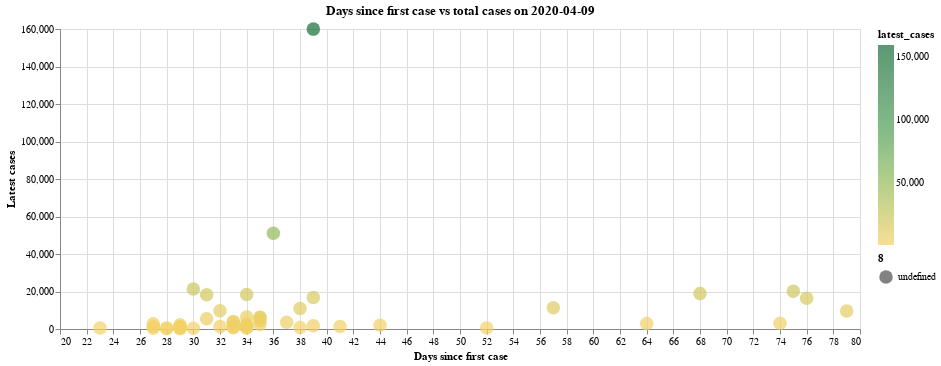

Notebook code for this chart:
### Markdown cell above
## 10 - Days since first reported case for each state
We will now look at how the each states' cases have grown since the first reported case. The following chart shows a few outliers in the data, visualizing how fast New York and New Jersey spiked in cases despite only reporting their first cases 39 and 36 days ago, respectively. On the other hand, Washington was the first to report a case in the country, but only has a small fraction of the cases that New York and New Jersey do. This shows that Washington and other early reporters of COVID-19 cases may have effectively slowed the spread of the virus

### Code cell
states = us_states["state"].unique()
states = np.delete(states,[50,51,52,54,55]) #delete non-us states
column_names = ["state", "first_case_date","days_since_first_case"]
first_case_dates_by_state = pd.DataFrame(columns = column_names)


for state in states:
    state_data = us_states[us_states["state"]==state]
    min_date=min(state_data["date"])
#     min_date_dt = datetime.strptime(min_date, '%Y-%m-%d')
    days_since_first_case=(latest_date_dt-min_date).days
    first_case_dates_by_state = first_case_dates_by_state.append({'state' : state , 'first_case_date' : min_date, 'days_since_first_case': days_since_first_case},
                                                                 ignore_index=True)
    
days_since_first_case=first_case_dates_by_state.set_index('state')

latest_cases_idk=latest_cases.set_index('state')

days_since_first_case['latest_cases']=latest_cases_idk['cases']
days_since_first_case=days_since_first_case.reset_index()
# display(days_since_first_case)

alt.Chart(days_since_first_case).mark_circle().encode(
    alt.X('days_since_first_case:Q', scale=alt.Scale(zero=False), axis=alt.Axis(title='Days since first case')),
    alt.Y('latest_cases:Q', scale=alt.Scale(zero=False), axis=alt.Axis(title='Latest cases')),
    color=alt.Color('latest_cases:Q', scale=alt.Scale(scheme='goldgreen')),
    size="8:N",
    tooltip=['state:N', 'latest_cases:Q', 'days_since_first_case']
).properties(
    width=800,
    height=300,
    title="Days since first case vs total cases on " + latest_date
)

### Figure 1 — Vega-Lite specification as saved in the notebook (floating-point values rounded to 4 significant figures)
{"config": {"view": {"continuousWidth": 400, "continuousHeight": 300}}, "data": {"name": "data-d84c7d8a65a24a03a136a4d16ed9636a"}, "mark": "circle", "encoding": {"color": {"type": "quantitative", "field": "latest_cases", "scale": {"scheme": "goldgreen"}}, "size": {"type": "nominal", "field": "8"}, "tooltip": [{"type": "nominal", "field": "state"}, {"type": "quantitative", "field": "latest_cases"}, {"type": "quantitative", "field": "days_since_first_case"}], "x": {"type": "quantitative", "axis": {"title": "Days since first case"}, "field": "days_since_first_case", "scale": {"zero": false}}, "y": {"type": "quantitative", "axis": {"title": "Latest cases"}, "field": "latest_cases", "scale": {"zero": false}}}, "height": 300, "title": "Days since first case vs total cases on 2020-04-09", "width": 800, "$schema": "https://vega.github.io/schema/vega-lite/v4.0.2.json", "datasets": {"data-d84c7d8a65a24a03a136a4d16ed9636a": [{"state": "Washington", "first_case_date": "2020-01-21T00:00:00", "days_since_first_case": 79, "latest_cases": 9608}, {"state": "Illinois", "first_case_date": "2020-01-24T00:00:00", "days_since_first_case": 76, "latest_cases": 16422}, {"state": "California", "first_case_date": "2020-01-25T00:00:00", "days_since_first_case": 75, "latest_cases": 20191}, {"state": "Arizona", "first_case_date": "2020-01-26T00:00:00", "days_since_first_case": 74, "latest_cases": 3018}, {"state": "Massachusetts", "first_case_date": "2020-02-01T00:00:00", "days_since_first_case": 68, "latest_cases": 18941}, {"state": "Wisconsin", "first_case_date": "2020-02-05T00:00:00", "days_since_first_case": 64, "latest_cases": 2885}, {"state": "Texas", "first_case_date": "2020-02-12T00:00:00", "days_since_first_case": 57, "latest_cases": 11372}, {"state": "Nebraska", "first_case_date": "2020-02-17T00:00:00", "days_since_first_case": 52, "latest_cases": 594}, {"state": "Utah", "first_case_date": "2020-02-25T00:00:00", "days_since_first_case": 44, "latest_cases": 1980}, {"state": "Oregon", "first_case_date": "2020-02-28T00:00:00", "days_since_first_case": 41, "latest_cases": 1321}, {"state": "Florida", "first_case_date": "2020-03-01T00:00:00", "days_since_first_case": 39, "latest_cases": 16819}, {"state": "New York", "first_case_date": "2020-03-01T00:00:00", "days_since_first_case": 39, "latest_cases": 159937}, {"state": "Rhode Island", "first_case_date": "2020-03-01T00:00:00", "days_since_first_case": 39, "latest_cases": 1727}, {"state": "Georgia", "first_case_date": "2020-03-02T00:00:00", "days_since_first_case": 38, "latest_cases": 10885}, {"state": "New Hampshire", "first_case_date": "2020-03-02T00:00:00", "days_since_first_case": 38, "latest_cases": 819}, {"state": "North Carolina", "first_case_date": "2020-03-03T00:00:00", "days_since_first_case": 37, "latest_cases": 3651}, {"state": "New Jersey", "first_case_date": "2020-03-04T00:00:00", "days_since_first_case": 36, "latest_cases": 51027}, {"state": "Colorado", "first_case_date": "2020-03-05T00:00:00", "days_since_first_case": 35, "latest_cases": 6202}, {"state": "Maryland", "first_case_date": "2020-03-05T00:00:00", "days_since_first_case": 35, "latest_cases": 6185}, {"state": "Nevada", "first_case_date": "2020-03-05T00:00:00", "days_since_first_case": 35, "latest_cases": 2456}, {"state": "Tennessee", "first_case_date": "2020-03-05T00:00:00", "days_since_first_case": 35, "latest_cases": 4456}, {"state": "Hawaii", "first_case_date": "2020-03-06T00:00:00", "days_since_first_case": 34, "latest_cases": 440}, {"state": "Indiana", "first_case_date": "2020-03-06T00:00:00", "days_since_first_case": 34, "latest_cases": 6351}, {"state": "Kentucky", "first_case_date": "2020-03-06T00:00:00", "days_since_first_case": 34, "latest_cases": 1525}, {"state": "Minnesota", "first_case_date": "2020-03-06T00:00:00", "days_since_first_case": 34, "latest_cases": 1242}, {"state": "Oklahoma", "first_case_date": "2020-03-06T00:00:00", "days_since_first_case": 34, "latest_cases": 1684}, {"state": "Pennsylvania", "first_case_date": "2020-03-06T00:00:00", "days_since_first_case": 34, "latest_cases": 18379}, {"state": "South Carolina", "first_case_date": "2020-03-06T00:00:00", "days_since_first_case": 34, "latest_cases": 2792}, {"state": "District of Columbia", "first_case_date": "2020-03-07T00:00:00", "days_since_first_case": 33, "latest_cases": 1523}, {"state": "Kansas", "first_case_date": "2020-03-07T00:00:00", "days_since_first_case": 33, "latest_cases": 1116}, {"state": "Missouri", "first_case_date": "2020-03-07T00:00:00", "days_since_first_case": 33, "latest_cases": 3539}, {"state": "Vermont", "first_case_date": "2020-03-07T00:00:00", "days_since_first_case": 33, "latest_cases": 628}, {"state": "Virginia", "first_case_date": "2020-03-07T00:00:00", "days_since_first_case": 33, "latest_cases": 4042}, {"state": "Connecticut", "first_case_date": "2020-03-08T00:00:00", "days_since_first_case": 32, "latest_cases": 9784}, {"state": "Iowa", "first_case_date": "2020-03-08T00:00:00", "days_since_first_case": 32, "latest_cases": 1270}, {"state": "Louisiana", "first_case_date": "2020-03-09T00:00:00", "days_since_first_case": 31, "latest_cases": 18283}, {"state": "Ohio", "first_case_date": "2020-03-09T00:00:00", "days_since_first_case": 31, "latest_cases": 5512}, {"state": "Michigan", "first_case_date": "2020-03-10T00:00:00", "days_since_first_case": 30, "latest_cases": 21375}, {"state": "South Dakota", "first_case_date": "2020-03-10T00:00:00", "days_since_first_case": 30, "latest_cases": 447}, {"state": "Arkansas", "first_case_date": "2020-03-11T00:00:00", "days_since_first_case": 29, "latest_cases": 1146}, {"state": "Delaware", "first_case_date": "2020-03-11T00:00:00", "days_since_first_case": 29, "latest_cases": 1209}, {"state": "Mississippi", "first_case_date": "2020-03-11T00:00:00", "days_since_first_case": 29, "latest_cases": 2260}, {"state": "New Mexico", "first_case_date": "2020-03-11T00:00:00", "days_since_first_case": 29, "latest_cases": 989}, {"state": "North Dakota", "first_case_date": "2020-03-11T00:00:00", "days_since_first_case": 29, "latest_cases": 269}, {"state": "Wyoming", "first_case_date": "2020-03-11T00:00:00", "days_since_first_case": 29, "latest_cases": 239}, {"state": "Alaska", "first_case_date": "2020-03-12T00:00:00", "days_since_first_case": 28, "latest_cases": 233}, {"state": "Maine", "first_case_date": "2020-03-12T00:00:00", "days_since_first_case": 28, "latest_cases": 560}, {"state": "Alabama", "first_case_date": "2020-03-13T00:00:00", "days_since_first_case": 27, "latest_cases": 2838}, {"state": "Idaho", "first_case_date": "2020-03-13T00:00:00", "days_since_first_case": 27, "latest_cases": 1353}, {"state": "Montana", "first_case_date": "2020-03-13T00:00:00", "days_since_first_case": 27, "latest_cases": 354}, {"state": "West Virginia", "first_case_date": "2020-03-17T00:00:00", "days_since_first_case": 23, "latest_cases": 524}]}}
